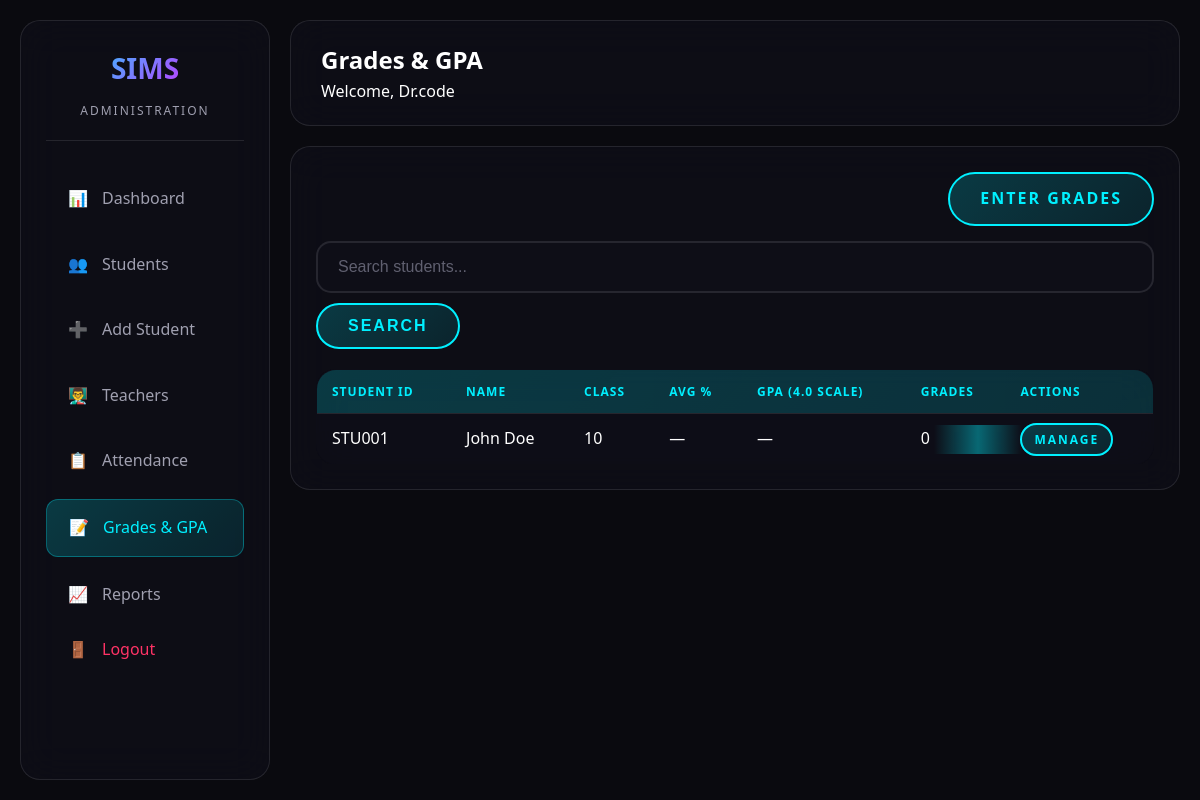
Page /grades/index.php (signed in) on the committed database.
### tables this page shows
CREATE TABLE students (
    id INT AUTO_INCREMENT PRIMARY KEY,
    user_id INT UNIQUE COMMENT 'Links to users.id for student portal login',
    student_id VARCHAR(20) UNIQUE NOT NULL COMMENT 'Also used as portal username (users.username)',
    first_name VARCHAR(50) NOT NULL,
    last_name VARCHAR(50) NOT NULL,
    date_of_birth DATE,
    gender ENUM('male', 'female', 'other') DEFAULT 'other',
    address TEXT,
    phone VARCHAR(20),
    email VARCHAR(100),
    enrollment_date DATE NOT NULL,
    class_grade VARCHAR(10),
    section VARCHAR(10),
    guardian_name VARCHAR(100),
    guardian_phone VARCHAR(20),
    guardian_email VARCHAR(100),
    profile_image VARCHAR(255) DEFAULT NULL,
    status ENUM('active', 'inactive', 'graduated', 'suspended') DEFAULT 'active',
    created_at TIMESTAMP DEFAULT CURRENT_TIMESTAMP,
    updated_at TIMESTAMP DEFAULT CURRENT_TIMESTAMP ON UPDATE CURRENT_TIMESTAMP,
    FOREIGN KEY (user_id) REFERENCES users(id) ON DELETE SET NULL,
    INDEX idx_student_id (student_id),
    INDEX idx_class_grade (class_grade),
    INDEX idx_status (status)
);

### grades/index.php (the view, shortened to what this page needs)
<?php
$pdo = db();
$search = trim($_GET['search'] ?? '');
$query = "SELECT s.id, s.student_id, s.first_name, s.last_name, s.class_grade,
          ROUND(AVG(g.percentage), 2) AS avg_percentage,
          COUNT(g.id) AS grade_count
          FROM students s
          LEFT JOIN grades g ON g.student_id = s.id
          WHERE s.status = 'active'";
$params = [];
$query .= " GROUP BY s.id ORDER BY s.first_name, s.last_name";
$stmt = $pdo->prepare($query);
$stmt->execute($params);
$students = $stmt->fetchAll(PDO::FETCH_ASSOC);
require_once __DIR__ . '/../includes/header.php';
?>
<div class="glass-panel">
    <div class="page-actions">
        <a href="enter.php" class="neon-btn" style="text-decoration:none;">Enter Grades</a>
    </div>
    <form method="GET" class="filter-bar">
        <input type="text" name="search" class="neon-input" placeholder="Search students..." value="<?php echo htmlspecialchars($search); ?>">
        <button type="submit" class="neon-btn">Search</button>
    </form>
    <div style="overflow-x:auto;">
        <table class="data-table">
            <thead>
                <tr>
                    <th>Student ID</th>
                    <th>Name</th>
                    <th>Class</th>
                    <th>Avg %</th>
                    <th>GPA (4.0 scale)</th>
                    <th>Grades</th>
                    <th>Actions</th>
                </tr>
            </thead>
            <tbody>
                <?php if (empty($students)): ?>
                    <tr><td colspan="7" style="text-align:center;color:var(--text-muted);">No students found.</td></tr>
                <?php else: ?>
                    <?php foreach ($students as $s):
                        $avg = $s['avg_percentage'] !== null ? (float) $s['avg_percentage'] : null;
                        $gpa = $avg !== null ? round(($avg / 100) * 4, 2) : null;
                    ?>
                        <tr>
                            <td><?php echo htmlspecialchars($s['student_id']); ?></td>
                            <td><?php echo htmlspecialchars($s['first_name'] . ' ' . $s['last_name']); ?></td>
                            <td><?php echo htmlspecialchars($s['class_grade'] ?? '-'); ?></td>
                            <td><?php echo $avg !== null ? $avg . '%' : '—'; ?></td>
                            <td><?php echo $gpa !== null ? $gpa : '—'; ?></td>
                            <td><?php echo (int) $s['grade_count']; ?></td>
                            <td>
                                <a href="enter.php?student_id=<?php echo (int) $s['id']; ?>" class="neon-btn" style="text-decoration:none;padding:6px 12px;font-size:12px;">Manage</a>
                            </td>
                        </tr>
                    <?php endforeach; ?>
                <?php endif; ?>
            </tbody>
        </table>
    </div>
</div>
<?php require_once __DIR__ . '/../includes/footer.php'; ?>

### assets/css/futuristic.css (style rules this page uses)
:root { --primary-neon: #00f0ff; --secondary-neon: #ff00ff; --accent-neon: #00ff88; --warning-neon: #ffaa00; --danger-neon: #ff3366; --bg-dark: #0a0a0f; --bg-darker: #050508; --bg-card: rgba(15, 15, 25, 0.7); --bg-card-hover: rgba(20, 20, 35, 0.8); --text-primary: #ffffff; --text-secondary: #a0a0b0; --text-muted: #606070; --glass-border: rgba(255, 255, 255, 0.1); --glass-shadow: 0 8px 32px rgba(0, 0, 0, 0.4); --neon-glow: 0 0 20px rgba(0, 240, 255, 0.5); --neon-glow-strong: 0 0 40px rgba(0, 240, 255, 0.8); --transition-fast: 0.2s ease; --transition-normal: 0.3s ease; --transition-slow: 0.5s ease; }
* { margin: 0; padding: 0; box-sizing: border-box; }
body { font-family: 'Segoe UI', Tahoma, Geneva, Verdana, sans-serif; background: var(--bg-dark); color: var(--text-primary); line-height: 1.6; overflow-x: hidden; min-height: 100vh; }
.neon-btn { background: linear-gradient(135deg, rgba(0, 240, 255, 0.2), rgba(0, 240, 255, 0.1)); border: 2px solid var(--primary-neon); color: var(--primary-neon); padding: 12px 30px; border-radius: 50px; font-weight: 600; text-transform: uppercase; letter-spacing: 2px; cursor: pointer; transition: all var(--transition-normal); position: relative; overflow: hidden; }
.neon-btn::before { content: ''; position: absolute; top: 0; left: -100%; width: 100%; height: 100%; background: linear-gradient(90deg, transparent, rgba(0, 240, 255, 0.4), transparent); transition: left var(--transition-slow); }
.neon-input { background: rgba(15, 15, 25, 0.8); border: 2px solid var(--glass-border); border-radius: 15px; padding: 15px 20px; color: var(--text-primary); font-size: 16px; transition: all var(--transition-normal); width: 100%; }
.neon-input::placeholder { color: var(--text-muted); }
html, body { -webkit-text-size-adjust: 100%; -ms-text-size-adjust: 100%; touch-action: manipulation; padding: env(safe-area-inset-top) env(safe-area-inset-right) env(safe-area-inset-bottom) env(safe-area-inset-left); }
button, .neon-btn, .nav-item { -webkit-tap-highlight-color: transparent; }
input, button, .neon-input { font-size: 16px; min-height: 44px; }

### assets/css/dashboard.css (style rules this page uses)
.data-table { width: 100%; border-collapse: collapse; background: var(--bg-card); backdrop-filter: blur(20px); border: 1px solid var(--glass-border); border-radius: 20px; overflow: hidden; }
.data-table thead { background: linear-gradient(135deg, rgba(0, 240, 255, 0.1), rgba(0, 240, 255, 0.05)); }
.data-table th { padding: 15px 20px; text-align: left; font-size: 12px; font-weight: 600; text-transform: uppercase; letter-spacing: 1px; color: var(--primary-neon); }
.data-table td { padding: 15px 20px; border-bottom: 1px solid var(--glass-border); color: var(--text-primary); }
.data-table tbody tr:last-child td { border-bottom: none; }

### assets/css/admin.css (style rules this page uses)
.glass-panel { background: var(--bg-card); backdrop-filter: blur(20px); border: 1px solid var(--glass-border); border-radius: 20px; padding: 25px; }
.page-actions { display: flex; flex-wrap: wrap; gap: 10px; justify-content: flex-end; margin-bottom: 15px; }
.data-table { width: 100%; border-collapse: collapse; }
.data-table th, .data-table td { padding: 12px 15px; text-align: left; border-bottom: 1px solid var(--glass-border); }
.data-table th { background: rgba(0, 240, 255, 0.1); color: var(--primary-neon); font-weight: 600; }
.filter-bar { display: flex; flex-wrap: wrap; gap: 10px; align-items: flex-end; margin-bottom: 20px; }
.filter-bar .neon-input, .filter-bar select { min-width: 160px; }

### rows in the picture
students: student "STU001", first_name+last_name "John Doe", class_grade "10", grade_count "0"

### other values in the picture
$page_title "Grades & GPA"
$_SESSION['full_name'] "Dr.code"
